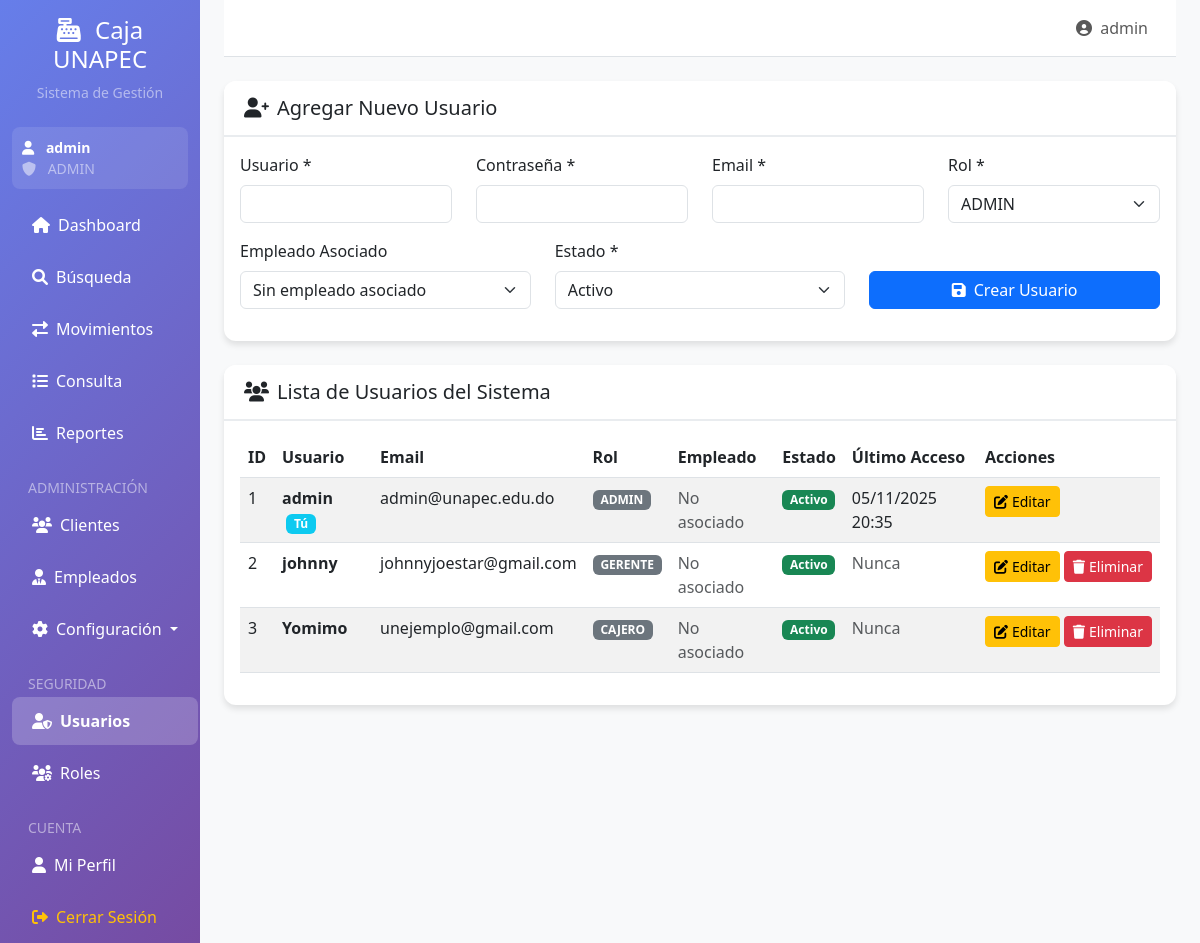
/admin/usuarios (signed in), run on the app's committed database.
### app.py (models this page shows)
class Usuario(UserMixin, db.Model):
    id = db.Column(db.Integer, primary_key=True)
    username = db.Column(db.String(50), unique=True, nullable=False)
    password = db.Column(db.String(255), nullable=False)
    email = db.Column(db.String(100), unique=True, nullable=False)
    empleado_id = db.Column(db.Integer, db.ForeignKey('empleado.id'))
    rol_id = db.Column(db.Integer, db.ForeignKey('rol.id'), nullable=False)
    estado = db.Column(db.String(20), default='Activo')
    fecha_creacion = db.Column(db.DateTime, default=datetime.now)
    ultimo_acceso = db.Column(db.DateTime)

class Rol(db.Model):
    id = db.Column(db.Integer, primary_key=True)
    nombre = db.Column(db.String(50), unique=True, nullable=False)
    descripcion = db.Column(db.String(200))
    usuarios = db.relationship('Usuario', backref='rol', lazy=True)

### app.py (the view)
@app.route('/admin/usuarios')
@admin_required
def admin_usuarios():
    usuarios = Usuario.query.all()
    empleados = Empleado.query.filter_by(estado='Activo').all()
    roles = Rol.query.all()
    return render_template('admin_usuarios.html',
                         usuarios=usuarios,
                         empleados=empleados,
                         roles=roles)

### templates/admin_usuarios.html (shortened to what this page needs)
{% extends "base.html" %}
{% block content %}
<div class="row">
    <div class="col-12">
        <div class="card mb-4">
            <div class="card-header">
                <h5 class="card-title mb-0">
                    <i class="fas fa-user-plus me-2"></i>Agregar Nuevo Usuario
                </h5>
            </div>
            <div class="card-body">
                <form method="POST" action="{{ url_for('agregar_usuario') }}">
                    <div class="row">
                        <div class="col-md-3 mb-3">
                            <label class="form-label">Usuario *</label>
                            <input type="text" class="form-control" name="username" required>
                        </div>
                        <div class="col-md-3 mb-3">
                            <label class="form-label">Contraseña *</label>
                            <input type="password" class="form-control" name="password" required>
                        </div>
                        <div class="col-md-3 mb-3">
                            <label class="form-label">Email *</label>
                            <input type="email" class="form-control" name="email" required>
                        </div>
                        <div class="col-md-3 mb-3">
                            <label class="form-label">Rol *</label>
                            <select class="form-select" name="rol_id" required>
                                {% for rol in roles %}
                                <option value="{{ rol.id }}">{{ rol.nombre }}</option>
                                {% endfor %}
                            </select>
                        </div>
                    </div>
                    <div class="row">
                        <div class="col-md-4 mb-3">
                            <label class="form-label">Empleado Asociado</label>
                            <select class="form-select" name="empleado_id">
                                <option value="">Sin empleado asociado</option>
                            </select>
                        </div>
                        <div class="col-md-4 mb-3">
                            <label class="form-label">Estado *</label>
                            <select class="form-select" name="estado" required>
                                <option value="Activo">Activo</option>
                            </select>
                        </div>
                        <div class="col-md-4 mb-3 d-flex align-items-end">
                            <button type="submit" class="btn btn-primary w-100">
                                <i class="fas fa-save me-2"></i>Crear Usuario
                            </button>
                        </div>
                    </div>
                </form>
            </div>
        </div>
        <div class="card">
            <div class="card-header">
                <h5 class="card-title mb-0">
                    <i class="fas fa-users me-2"></i>Lista de Usuarios del Sistema
                </h5>
            </div>
            <div class="card-body">
                <div class="table-responsive">
                    <table class="table table-striped">
                        <thead>
                            <tr>
                                <th>ID</th>
                                <th>Usuario</th>
                                <th>Email</th>
                                <th>Rol</th>
                                <th>Empleado</th>
                                <th>Estado</th>
                                <th>Último Acceso</th>
                                <th class="table-actions">Acciones</th>
                            </tr>
                        </thead>
                        <tbody>
                            {% for usuario in usuarios %}
                            <tr>
                                <td>{{ usuario.id }}</td>
                                <td>
                                    <strong>{{ usuario.username }}</strong>
                                    {% if usuario.id == current_user.id %}
                                    <span class="badge bg-info ms-1">Tú</span>
                                    {% endif %}
                                </td>
                                <td>{{ usuario.email }}</td>
                                <td>
                                    <span class="badge bg-secondary">{{ usuario.rol.nombre }}</span>
                                </td>
                                <td>
                                    {% if usuario.empleado %}
                                    {{ usuario.empleado.nombre }}
                                    {% else %}
                                    <span class="text-muted">No asociado</span>
                                    {% endif %}
                                </td>
                                <td>
                                    <span class="badge bg-{% if usuario.estado == 'Activo' %}success{% else %}danger{% endif %}">
                                        {{ usuario.estado }}
                                    </span>
                                </td>
                                <td>
                                    {% if usuario.ultimo_acceso %}
                                    {{ usuario.ultimo_acceso.strftime('%d/%m/%Y %H:%M') }}
                                    {% else %}
                                    <span class="text-muted">Nunca</span>
                                    {% endif %}
                                </td>
                                <td class="table-actions">
                                    <button type="button" class="btn btn-sm btn-warning" data-bs-toggle="modal" data-bs-target="#editUserModal{{ usuario.id }}">
                                        <i class="fas fa-edit me-1"></i>Editar
                                    </button>
                                    {% if usuario.id != current_user.id %}
                                    <a href="{{ url_for('eliminar_usuario', id=usuario.id) }}"
                                       class="btn btn-sm btn-danger"
                                       onclick="return confirm('¿Está seguro de eliminar este usuario?')">
                                        <i class="fas fa-trash me-1"></i>Eliminar
                                    </a>
                                    {% endif %}
                                </td>
                            </tr>
                            {% endfor %}
                        </tbody>
                    </table>
                </div>
            </div>
        </div>
    </div>
</div>
{% endblock %}

### templates/base.html (shortened to what this page needs)
<!DOCTYPE html>
<html lang="es">
<head>
    <link href="https://cdn.jsdelivr.net/npm/bootstrap@5.3.0/dist/css/bootstrap.min.css" rel="stylesheet">
    <link href="https://cdnjs.cloudflare.com/ajax/libs/font-awesome/6.0.0/css/all.min.css" rel="stylesheet">
</head>
<body>
    <div class="container-fluid">
        <div class="row">
            <div class="col-md-3 col-lg-2 sidebar d-md-block collapse">
                <div class="position-sticky pt-3">
                    <div class="text-center mb-4">
                        <h4 class="text-white">
                            <i class="fas fa-cash-register me-2"></i>
                            Caja UNAPEC
                        </h4>
                        <p class="text-white-50 small">Sistema de Gestión</p>
                    </div>
                    {% if current_user.is_authenticated %}
                    <div class="user-info">
                        <div class="text-white small">
                            <i class="fas fa-user me-2"></i>
                            <strong>{{ current_user.username }}</strong>
                        </div>
                        <div class="text-white-50 small">
                            <i class="fas fa-shield-alt me-2"></i>
                            {{ current_user.rol.nombre }}
                        </div>
                    </div>
                    {% endif %}
                    <ul class="nav flex-column">
                        <li class="nav-item">
                            <a class="nav-link {% if request.endpoint == 'index' %}active{% endif %}" href="{{ url_for('index') }}">
                                <i class="fas fa-home me-2"></i>Dashboard
                            </a>
                        </li>
                        <li class="nav-item">
                            <a class="nav-link {% if request.endpoint == 'busqueda' %}active{% endif %}" href="{{ url_for('busqueda') }}">
                                <i class="fas fa-search me-2"></i>Búsqueda
                            </a>
                        </li>
                        {% if current_user.is_authenticated and current_user.rol.nombre in ['ADMIN', 'GERENTE', 'CAJERO'] %}
                        <li class="nav-item">
                            <a class="nav-link {% if request.endpoint == 'movimientos' %}active{% endif %}" href="{{ url_for('movimientos') }}">
                                <i class="fas fa-exchange-alt me-2"></i>Movimientos
                            </a>
                        </li>
                        {% endif %}
                        {% if current_user.is_authenticated and current_user.rol.nombre in ['ADMIN', 'GERENTE', 'CONSULTA'] %}
                        <li class="nav-item">
                            <a class="nav-link {% if request.endpoint == 'consulta' %}active{% endif %}" href="{{ url_for('consulta') }}">
                                <i class="fas fa-list me-2"></i>Consulta
                            </a>
                        </li>
                        {% endif %}
                        {% if current_user.is_authenticated and current_user.rol.nombre in ['ADMIN', 'GERENTE', 'CONSULTA'] %}
                        <li class="nav-item">
                            <a class="nav-link {% if request.endpoint == 'reporte' %}active{% endif %}" href="{{ url_for('reporte') }}">
                                <i class="fas fa-chart-bar me-2"></i>Reportes
                            </a>
                        </li>
                        {% endif %}
                        {% if current_user.is_authenticated and current_user.rol.nombre in ['ADMIN', 'GERENTE'] %}
                        <li class="nav-item mt-3">
                            <small class="text-white-50 px-3">ADMINISTRACIÓN</small>
                        </li>
                        <li class="nav-item">
                            <a class="nav-link {% if request.endpoint == 'clientes' %}active{% endif %}" href="{{ url_for('clientes') }}">
                                <i class="fas fa-users me-2"></i>Clientes
                            </a>
                        </li>
                        <li class="nav-item">
                            <a class="nav-link {% if request.endpoint == 'empleados' %}active{% endif %}" href="{{ url_for('empleados') }}">
                                <i class="fas fa-user-tie me-2"></i>Empleados
                            </a>
                        </li>
                        <li class="nav-item dropdown">
                            <a class="nav-link dropdown-toggle" href="#" role="button" data-bs-toggle="dropdown">
                                <i class="fas fa-cog me-2"></i>Configuración
                            </a>
                        </li>
                        {% endif %}
                        {% if current_user.is_authenticated and current_user.rol.nombre == 'ADMIN' %}
                        <li class="nav-item mt-3">
                            <small class="text-white-50 px-3">SEGURIDAD</small>
                        </li>
                        <li class="nav-item">
                            <a class="nav-link {% if request.endpoint == 'admin_usuarios' %}active{% endif %}" href="{{ url_for('admin_usuarios') }}">
                                <i class="fas fa-user-shield me-2"></i>Usuarios
                            </a>
                        </li>
                        <li class="nav-item">
                            <a class="nav-link {% if request.endpoint == 'admin_roles' %}active{% endif %}" href="{{ url_for('admin_roles') }}">
                                <i class="fas fa-users-cog me-2"></i>Roles
                            </a>
                        </li>
                        {% endif %}
                        <li class="nav-item mt-3">
                            <small class="text-white-50 px-3">CUENTA</small>
                        </li>
                        <li class="nav-item">
                            <a class="nav-link {% if request.endpoint == 'perfil' %}active{% endif %}" href="{{ url_for('perfil') }}">
                                <i class="fas fa-user me-2"></i>Mi Perfil
                            </a>
                        </li>
                        <li class="nav-item">
                            <a class="nav-link text-warning" href="{{ url_for('logout') }}">
                                <i class="fas fa-sign-out-alt me-2"></i>Cerrar Sesión
                            </a>
                        </li>
                    </ul>
                </div>
            </div>
            <div class="col-md-9 col-lg-10 main-content ms-sm-auto px-md-4">
                <nav class="navbar navbar-expand-lg navbar-light bg-white border-bottom">
                    <div class="container-fluid">
                        <div class="navbar-nav ms-auto">
                            {% if current_user.is_authenticated %}
                            <span class="navbar-text me-3">
                                <i class="fas fa-user-circle me-1"></i>
                                {{ current_user.username }}
                            </span>
                            {% endif %}
                        </div>
                    </div>
                </nav>
                <main class="py-4">
                    {% block content %}{% endblock %}
                </main>
            </div>
        </div>
    </div>
</body>
</html>

### data on the page
Usuario: username "admin", id "1", shows "Tú", email "admin@unapec.edu.do", rol.nombre "ADMIN", estado "Activo", ultimo_acceso "05/11/2025 20:35"
Rol: rol.nombre "ADMIN"
Usuario: id "2", username "johnny", email "johnnyjoestar@gmail.com", rol.nombre "GERENTE", estado "Activo", shows "Nunca"
Usuario: id "3", username "Yomimo", email "unejemplo@gmail.com", rol.nombre "CAJERO", estado "Activo", shows "Nunca"

### other printed values
form field rol_id "ADMIN"
